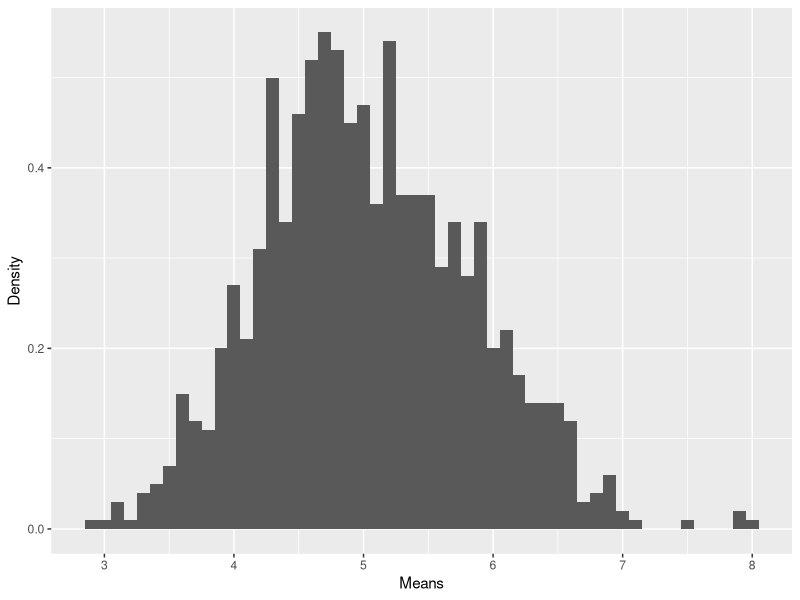
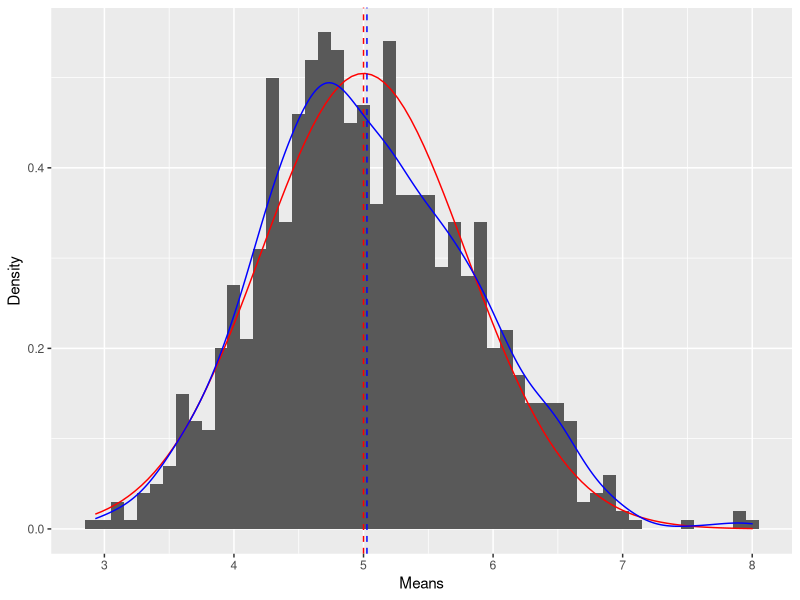

Write R code to recreate these figures, in order.
## ---- chunk 1
#We define the parameters
n<-40 
lambda<-0.2

#We set a seed for reproduce results
set.seed(207)

#We find the means
data<-data.frame(x=sapply(1:1000,function(x){mean(rexp(n,lambda))}))

#We show the histogram
library(ggplot2)
ggplot(data = data, aes(x = x)) + 
  geom_histogram(binwidth=0.1, aes(y=..density..)) +
  labs(x="Means") +
  labs(y="Density")
## ---- chunk 2
#we found the theoretical mean
th_mean<-1/lambda

#we found the sample mean
sa_mean<-mean(data$x)
## ---- chunk 3
#we found the theoretical standard deviation
th_sd<-1/lambda/sqrt(n)

#we found the sample standard deviation
sa_sd<-sd(data$x)
## ---- chunk 4
ggplot(data = data, aes(x = x)) + 
  geom_histogram(binwidth=0.1, aes(y=..density..)) +
  stat_function(fun = dnorm, args = list(mean = th_mean , sd = th_sd), colour = "red", size=.5) + 
  geom_vline(xintercept = th_mean, size=.5,linetype=2, colour="red") + 
  geom_density(colour="blue", size=.5) +
  geom_vline(xintercept = sa_mean, size=.5, colour="blue",linetype=2) + 
  labs(x="Means") +
  labs(y="Density")
